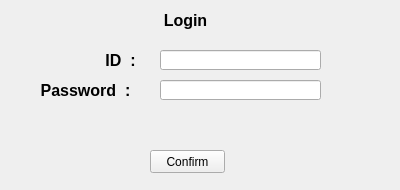
<?xml version="1.0" encoding="UTF-8"?>
<ui version="4.0">
 <class>Form</class>
 <widget class="QWidget" name="Form">
  <property name="geometry">
   <rect>
    <x>0</x>
    <y>0</y>
    <width>400</width>
    <height>190</height>
   </rect>
  </property>
  <property name="sizePolicy">
   <sizepolicy hsizetype="Fixed" vsizetype="Fixed">
    <horstretch>0</horstretch>
    <verstretch>0</verstretch>
   </sizepolicy>
  </property>
  <property name="minimumSize">
   <size>
    <width>400</width>
    <height>190</height>
   </size>
  </property>
  <property name="maximumSize">
   <size>
    <width>400</width>
    <height>190</height>
   </size>
  </property>
  <property name="windowTitle">
   <string>Login Form</string>
  </property>
  <widget class="QLabel" name="id">
   <property name="geometry">
    <rect>
     <x>80</x>
     <y>50</y>
     <width>81</width>
     <height>21</height>
    </rect>
   </property>
   <property name="font">
    <font>
     <family>Arial</family>
     <pointsize>12</pointsize>
     <weight>75</weight>
     <bold>true</bold>
    </font>
   </property>
   <property name="text">
    <string>ID  :</string>
   </property>
   <property name="alignment">
    <set>Qt::AlignCenter</set>
   </property>
  </widget>
  <widget class="QLineEdit" name="id_name">
   <property name="geometry">
    <rect>
     <x>160</x>
     <y>50</y>
     <width>161</width>
     <height>20</height>
    </rect>
   </property>
   <property name="clearButtonEnabled">
    <bool>true</bool>
   </property>
  </widget>
  <widget class="QLineEdit" name="password_name">
   <property name="geometry">
    <rect>
     <x>160</x>
     <y>80</y>
     <width>161</width>
     <height>20</height>
    </rect>
   </property>
   <property name="text">
    <string/>
   </property>
   <property name="echoMode">
    <enum>QLineEdit::Password</enum>
   </property>
   <property name="readOnly">
    <bool>false</bool>
   </property>
   <property name="clearButtonEnabled">
    <bool>true</bool>
   </property>
  </widget>
  <widget class="QLabel" name="password">
   <property name="geometry">
    <rect>
     <x>40</x>
     <y>80</y>
     <width>91</width>
     <height>21</height>
    </rect>
   </property>
   <property name="font">
    <font>
     <family>Arial</family>
     <pointsize>12</pointsize>
     <weight>75</weight>
     <bold>true</bold>
    </font>
   </property>
   <property name="text">
    <string>Password  :</string>
   </property>
   <property name="alignment">
    <set>Qt::AlignCenter</set>
   </property>
  </widget>
  <widget class="QLabel" name="update">
   <property name="geometry">
    <rect>
     <x>40</x>
     <y>110</y>
     <width>281</width>
     <height>21</height>
    </rect>
   </property>
   <property name="font">
    <font>
     <family>Arial</family>
     <pointsize>12</pointsize>
     <weight>75</weight>
     <bold>true</bold>
    </font>
   </property>
   <property name="text">
    <string/>
   </property>
   <property name="alignment">
    <set>Qt::AlignCenter</set>
   </property>
  </widget>
  <widget class="QLabel" name="password_2">
   <property name="geometry">
    <rect>
     <x>140</x>
     <y>10</y>
     <width>91</width>
     <height>21</height>
    </rect>
   </property>
   <property name="font">
    <font>
     <family>Arial</family>
     <pointsize>12</pointsize>
     <weight>75</weight>
     <bold>true</bold>
    </font>
   </property>
   <property name="text">
    <string>Login</string>
   </property>
   <property name="alignment">
    <set>Qt::AlignCenter</set>
   </property>
  </widget>
  <widget class="QPushButton" name="pushButton">
   <property name="geometry">
    <rect>
     <x>150</x>
     <y>150</y>
     <width>75</width>
     <height>23</height>
    </rect>
   </property>
   <property name="text">
    <string>Confirm</string>
   </property>
  </widget>
 </widget>
 <resources/>
 <connections/>
</ui>
